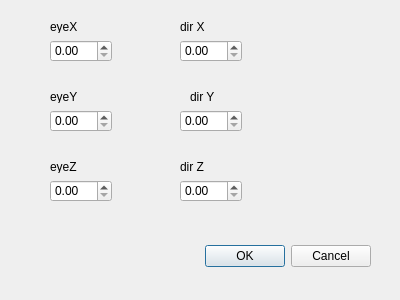
<?xml version="1.0" encoding="UTF-8"?>
<ui version="4.0">
 <class>Dialogcube</class>
 <widget class="QDialog" name="Dialogcube">
  <property name="geometry">
   <rect>
    <x>0</x>
    <y>0</y>
    <width>400</width>
    <height>300</height>
   </rect>
  </property>
  <property name="windowTitle">
   <string>Dialog</string>
  </property>
  <widget class="QDialogButtonBox" name="buttonBox">
   <property name="geometry">
    <rect>
     <x>30</x>
     <y>240</y>
     <width>341</width>
     <height>32</height>
    </rect>
   </property>
   <property name="orientation">
    <enum>Qt::Horizontal</enum>
   </property>
   <property name="standardButtons">
    <set>QDialogButtonBox::Cancel|QDialogButtonBox::Ok</set>
   </property>
  </widget>
  <widget class="QDoubleSpinBox" name="doubleSpinBox">
   <property name="geometry">
    <rect>
     <x>50</x>
     <y>40</y>
     <width>62</width>
     <height>22</height>
    </rect>
   </property>
  </widget>
  <widget class="QDoubleSpinBox" name="doubleSpinBox_2">
   <property name="geometry">
    <rect>
     <x>50</x>
     <y>110</y>
     <width>62</width>
     <height>22</height>
    </rect>
   </property>
  </widget>
  <widget class="QDoubleSpinBox" name="doubleSpinBox_3">
   <property name="geometry">
    <rect>
     <x>50</x>
     <y>180</y>
     <width>62</width>
     <height>22</height>
    </rect>
   </property>
  </widget>
  <widget class="QDoubleSpinBox" name="doubleSpinBox_4">
   <property name="geometry">
    <rect>
     <x>180</x>
     <y>40</y>
     <width>62</width>
     <height>22</height>
    </rect>
   </property>
  </widget>
  <widget class="QDoubleSpinBox" name="doubleSpinBox_5">
   <property name="geometry">
    <rect>
     <x>180</x>
     <y>110</y>
     <width>62</width>
     <height>22</height>
    </rect>
   </property>
  </widget>
  <widget class="QDoubleSpinBox" name="doubleSpinBox_6">
   <property name="geometry">
    <rect>
     <x>180</x>
     <y>180</y>
     <width>62</width>
     <height>22</height>
    </rect>
   </property>
  </widget>
  <widget class="QLabel" name="label">
   <property name="geometry">
    <rect>
     <x>50</x>
     <y>20</y>
     <width>47</width>
     <height>13</height>
    </rect>
   </property>
   <property name="text">
    <string>eyeX</string>
   </property>
  </widget>
  <widget class="QLabel" name="label_2">
   <property name="geometry">
    <rect>
     <x>50</x>
     <y>90</y>
     <width>47</width>
     <height>13</height>
    </rect>
   </property>
   <property name="text">
    <string>eyeY</string>
   </property>
  </widget>
  <widget class="QLabel" name="label_3">
   <property name="geometry">
    <rect>
     <x>50</x>
     <y>160</y>
     <width>47</width>
     <height>13</height>
    </rect>
   </property>
   <property name="text">
    <string>eyeZ</string>
   </property>
  </widget>
  <widget class="QLabel" name="label_4">
   <property name="geometry">
    <rect>
     <x>180</x>
     <y>20</y>
     <width>47</width>
     <height>13</height>
    </rect>
   </property>
   <property name="text">
    <string>dir X</string>
   </property>
  </widget>
  <widget class="QLabel" name="label_5">
   <property name="geometry">
    <rect>
     <x>190</x>
     <y>90</y>
     <width>47</width>
     <height>13</height>
    </rect>
   </property>
   <property name="text">
    <string>dir Y</string>
   </property>
  </widget>
  <widget class="QLabel" name="label_6">
   <property name="geometry">
    <rect>
     <x>180</x>
     <y>160</y>
     <width>47</width>
     <height>13</height>
    </rect>
   </property>
   <property name="text">
    <string>dir Z</string>
   </property>
  </widget>
 </widget>
 <resources/>
 <connections>
  <connection>
   <sender>buttonBox</sender>
   <signal>accepted()</signal>
   <receiver>Dialogcube</receiver>
   <slot>accept()</slot>
   <hints>
    <hint type="sourcelabel">
     <x>248</x>
     <y>254</y>
    </hint>
    <hint type="destinationlabel">
     <x>157</x>
     <y>274</y>
    </hint>
   </hints>
  </connection>
  <connection>
   <sender>buttonBox</sender>
   <signal>rejected()</signal>
   <receiver>Dialogcube</receiver>
   <slot>reject()</slot>
   <hints>
    <hint type="sourcelabel">
     <x>316</x>
     <y>260</y>
    </hint>
    <hint type="destinationlabel">
     <x>286</x>
     <y>274</y>
    </hint>
   </hints>
  </connection>
 </connections>
</ui>
